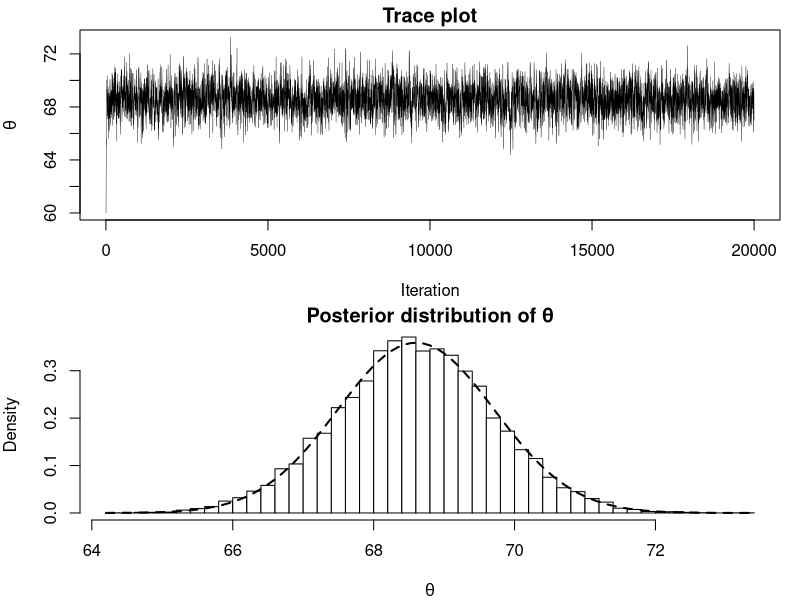

This figure's R source:
## ---- chunk 1
set.seed(123)
# Data
n     <- 20
sigma <- 5
y_obs <- rnorm(n, mean = 68, sd = sigma)
mu0   <- 60;  tau0 <- 10

# Log posterior (up to constant)
log_post <- function(theta) {
  -(theta - mu0)^2 / (2 * tau0^2) +
    sum(-(y_obs - theta)^2 / (2 * sigma^2))
}

S      <- 20000
chain  <- numeric(S)
chain[1] <- 60

for (i in 2:S) {
  prop <- rnorm(1, chain[i - 1], 1)
  log_a <- log_post(prop) - log_post(chain[i - 1])
  chain[i] <- if (log(runif(1)) < log_a) prop else chain[i - 1]
}

par(mfrow = c(2, 1), mar = c(4, 4, 1.5, 1))
plot(chain, type = "l", xlab = "Iteration", ylab = expression(theta),
     col = "black", lwd = 0.4)
title("Trace plot")

# Posterior comparison
burn   <- 1000
post_s <- chain[-(1:burn)]
hist(post_s, freq = FALSE, breaks = 40,
     xlab = expression(theta), main = "Posterior distribution of θ",
     col = "white", border = "black")
# True posterior (normal-normal conjugate)
prec_post <- 1 / tau0^2 + n / sigma^2
mu_post   <- (mu0 / tau0^2 + sum(y_obs) / sigma^2) / prec_post
sd_post   <- sqrt(1 / prec_post)
curve(dnorm(x, mu_post, sd_post), add = TRUE, lty = 2, lwd = 2)
